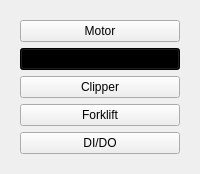
         <widget class="QWidget" name="BeforeComponentControl">
          <layout class="QVBoxLayout" name="verticalLayout_28">
           <item>
            <widget class="QWidget" name="ChooseListOptionsWidget" native="true">
             <property name="sizePolicy">
              <sizepolicy hsizetype="Preferred" vsizetype="Preferred">
               <horstretch>0</horstretch>
               <verstretch>0</verstretch>
              </sizepolicy>
             </property>
             <layout class="QVBoxLayout" name="verticalLayout_27">
              <item>
               <widget class="QPushButton" name="ChooseMotor">
                <property name="sizePolicy">
                 <sizepolicy hsizetype="Minimum" vsizetype="Preferred">
                  <horstretch>0</horstretch>
                  <verstretch>0</verstretch>
                 </sizepolicy>
                </property>
                <property name="styleSheet">
                 <string notr="true"/>
                </property>
                <property name="text">
                 <string>Motor</string>
                </property>
               </widget>
              </item>
              <item>
               <widget class="QPushButton" name="ChooseVision">
                <property name="sizePolicy">
                 <sizepolicy hsizetype="Minimum" vsizetype="Preferred">
                  <horstretch>0</horstretch>
                  <verstretch>0</verstretch>
                 </sizepolicy>
                </property>
                <property name="styleSheet">
                 <string notr="true">background-color: #000000;</string>
                </property>
                <property name="text">
                 <string>Vision</string>
                </property>
               </widget>
              </item>
              <item>
               <widget class="QPushButton" name="ChooseClipper">
                <property name="sizePolicy">
                 <sizepolicy hsizetype="Minimum" vsizetype="Preferred">
                  <horstretch>0</horstretch>
                  <verstretch>0</verstretch>
                 </sizepolicy>
                </property>
                <property name="styleSheet">
                 <string notr="true"/>
                </property>
                <property name="text">
                 <string>Clipper</string>
                </property>
               </widget>
              </item>
              <item>
               <widget class="QPushButton" name="ChooseForklift">
                <property name="sizePolicy">
                 <sizepolicy hsizetype="Minimum" vsizetype="Preferred">
                  <horstretch>0</horstretch>
                  <verstretch>0</verstretch>
                 </sizepolicy>
                </property>
                <property name="styleSheet">
                 <string notr="true"/>
                </property>
                <property name="text">
                 <string>Forklift</string>
                </property>
               </widget>
              </item>
              <item>
               <widget class="QPushButton" name="ChooseDIDO">
                <property name="sizePolicy">
                 <sizepolicy hsizetype="Minimum" vsizetype="Preferred">
                  <horstretch>0</horstretch>
                  <verstretch>0</verstretch>
                 </sizepolicy>
                </property>
                <property name="styleSheet">
                 <string notr="true"/>
                </property>
                <property name="text">
                 <string>DI/DO</string>
                </property>
               </widget>
              </item>
             </layout>
            </widget>
           </item>
          </layout>
         </widget>
